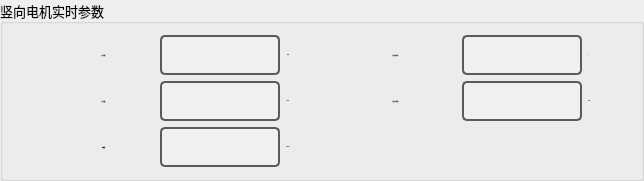
        <widget class="QGroupBox" name="groupBox_8">
         <property name="font">
          <font>
           <family>宋体</family>
           <pointsize>10</pointsize>
          </font>
         </property>
         <property name="title">
          <string>竖向电机实时参数</string>
         </property>
         <layout class="QGridLayout" name="gridLayout_4">
          <item row="1" column="8">
           <spacer name="horizontalSpacer_15">
            <property name="orientation">
             <enum>Qt::Horizontal</enum>
            </property>
            <property name="sizeHint" stdset="0">
             <size>
              <width>40</width>
              <height>20</height>
             </size>
            </property>
           </spacer>
          </item>
          <item row="1" column="2">
           <widget class="QLineEdit" name="RealSpeed_Box">
            <property name="minimumSize">
             <size>
              <width>120</width>
              <height>40</height>
             </size>
            </property>
            <property name="maximumSize">
             <size>
              <width>120</width>
              <height>40</height>
             </size>
            </property>
            <property name="font">
             <font>
              <family>Arial</family>
              <pointsize>-1</pointsize>
              <bold>true</bold>
             </font>
            </property>
            <property name="styleSheet">
             <string notr="true">QLineEdit {
    border: 2px solid #5A5A5A; /* 边框颜色 */
    border-radius: 5px; /* 边框圆角 */
    background-color: #F0F0F0; /* 背景色 */
    color: #000; /* 字体颜色 */
    padding: 5px; /* 内边距 */
}

QLineEdit:focus {
    border-color: #3D7848; /* 聚焦时边框颜色 */
}

QLineEdit:disabled {
    background-color: #ECECEC; /* 禁用状态的背景色 */
    color: #A0A0A0; /* 禁用状态的字体颜色 */
}
</string>
            </property>
            <property name="alignment">
             <set>Qt::AlignCenter</set>
            </property>
            <property name="readOnly">
             <bool>true</bool>
            </property>
           </widget>
          </item>
          <item row="0" column="3">
           <widget class="QLabel" name="label_4">
            <property name="font">
             <font>
              <family>Arial</family>
              <pointsize>-1</pointsize>
              <bold>true</bold>
             </font>
            </property>
            <property name="text">
             <string>mm</string>
            </property>
            <property name="alignment">
             <set>Qt::AlignCenter</set>
            </property>
           </widget>
          </item>
          <item row="2" column="3">
           <widget class="QLabel" name="label_22">
            <property name="font">
             <font>
              <family>Arial</family>
              <pointsize>-1</pointsize>
              <bold>true</bold>
             </font>
            </property>
            <property name="text">
             <string>mm/s2</string>
            </property>
            <property name="alignment">
             <set>Qt::AlignCenter</set>
            </property>
           </widget>
          </item>
          <item row="2" column="2">
           <widget class="QLineEdit" name="lineEdit">
            <property name="minimumSize">
             <size>
              <width>120</width>
              <height>40</height>
             </size>
            </property>
            <property name="maximumSize">
             <size>
              <width>120</width>
              <height>40</height>
             </size>
            </property>
            <property name="font">
             <font>
              <family>Arial</family>
              <pointsize>-1</pointsize>
              <bold>true</bold>
             </font>
            </property>
            <property name="styleSheet">
             <string notr="true">QLineEdit {
    border: 2px solid #5A5A5A; /* 边框颜色 */
    border-radius: 5px; /* 边框圆角 */
    background-color: #F0F0F0; /* 背景色 */
    color: #000; /* 字体颜色 */
    padding: 5px; /* 内边距 */
}

QLineEdit:focus {
    border-color: #3D7848; /* 聚焦时边框颜色 */
}

QLineEdit:disabled {
    background-color: #ECECEC; /* 禁用状态的背景色 */
    color: #A0A0A0; /* 禁用状态的字体颜色 */
}
</string>
            </property>
            <property name="alignment">
             <set>Qt::AlignCenter</set>
            </property>
            <property name="readOnly">
             <bool>true</bool>
            </property>
           </widget>
          </item>
          <item row="2" column="1">
           <widget class="QLabel" name="label_21">
            <property name="font">
             <font>
              <family>Arial</family>
              <pointsize>-1</pointsize>
              <bold>true</bold>
             </font>
            </property>
            <property name="text">
             <string>加速度：</string>
            </property>
            <property name="alignment">
             <set>Qt::AlignCenter</set>
            </property>
           </widget>
          </item>
          <item row="1" column="6">
           <widget class="QLineEdit" name="RealTorque_Box">
            <property name="minimumSize">
             <size>
              <width>120</width>
              <height>40</height>
             </size>
            </property>
            <property name="maximumSize">
             <size>
              <width>120</width>
              <height>40</height>
             </size>
            </property>
            <property name="font">
             <font>
              <family>Arial</family>
              <pointsize>-1</pointsize>
              <bold>true</bold>
             </font>
            </property>
            <property name="styleSheet">
             <string notr="true">QLineEdit {
    border: 2px solid #5A5A5A; /* 边框颜色 */
    border-radius: 5px; /* 边框圆角 */
    background-color: #F0F0F0; /* 背景色 */
    color: #000; /* 字体颜色 */
    padding: 5px; /* 内边距 */
}

QLineEdit:focus {
    border-color: #3D7848; /* 聚焦时边框颜色 */
}

QLineEdit:disabled {
    background-color: #ECECEC; /* 禁用状态的背景色 */
    color: #A0A0A0; /* 禁用状态的字体颜色 */
}
</string>
            </property>
            <property name="alignment">
             <set>Qt::AlignCenter</set>
            </property>
            <property name="readOnly">
             <bool>true</bool>
            </property>
           </widget>
          </item>
          <item row="0" column="1">
           <widget class="QLabel" name="RealPosition_label">
            <property name="minimumSize">
             <size>
              <width>100</width>
              <height>40</height>
             </size>
            </property>
            <property name="font">
             <font>
              <family>Arial</family>
              <pointsize>-1</pointsize>
              <bold>true</bold>
             </font>
            </property>
            <property name="text">
             <string>实时位置：</string>
            </property>
            <property name="alignment">
             <set>Qt::AlignCenter</set>
            </property>
           </widget>
          </item>
          <item row="1" column="1">
           <widget class="QLabel" name="RealSpeed_label">
            <property name="minimumSize">
             <size>
              <width>80</width>
              <height>40</height>
             </size>
            </property>
            <property name="font">
             <font>
              <family>Arial</family>
              <pointsize>-1</pointsize>
              <bold>true</bold>
             </font>
            </property>
            <property name="text">
             <string>实时速度：</string>
            </property>
            <property name="alignment">
             <set>Qt::AlignCenter</set>
            </property>
           </widget>
          </item>
          <item row="0" column="7">
           <widget class="QLabel" name="label_6">
            <property name="font">
             <font>
              <family>Arial</family>
              <pointsize>-1</pointsize>
              <bold>true</bold>
             </font>
            </property>
            <property name="text">
             <string>A</string>
            </property>
            <property name="alignment">
             <set>Qt::AlignCenter</set>
            </property>
           </widget>
          </item>
          <item row="1" column="0">
           <spacer name="horizontalSpacer_14">
            <property name="orientation">
             <enum>Qt::Horizontal</enum>
            </property>
            <property name="sizeHint" stdset="0">
             <size>
              <width>40</width>
              <height>20</height>
             </size>
            </property>
           </spacer>
          </item>
          <item row="2" column="5" colspan="3">
           <spacer name="horizontalSpacer_24">
            <property name="orientation">
             <enum>Qt::Horizontal</enum>
            </property>
            <property name="sizeHint" stdset="0">
             <size>
              <width>40</width>
              <height>20</height>
             </size>
            </property>
           </spacer>
          </item>
          <item row="1" column="7">
           <widget class="QLabel" name="label_7">
            <property name="font">
             <font>
              <family>Arial</family>
              <pointsize>-1</pointsize>
              <bold>true</bold>
             </font>
            </property>
            <property name="text">
             <string>N·m</string>
            </property>
            <property name="alignment">
             <set>Qt::AlignCenter</set>
            </property>
           </widget>
          </item>
          <item row="0" column="5">
           <widget class="QLabel" name="Current_label">
            <property name="minimumSize">
             <size>
              <width>120</width>
              <height>40</height>
             </size>
            </property>
            <property name="font">
             <font>
              <family>Arial</family>
              <pointsize>-1</pointsize>
              <bold>true</bold>
             </font>
            </property>
            <property name="text">
             <string>竖向电机电流：</string>
            </property>
            <property name="alignment">
             <set>Qt::AlignCenter</set>
            </property>
           </widget>
          </item>
          <item row="1" column="4">
           <spacer name="horizontalSpacer_16">
            <property name="orientation">
             <enum>Qt::Horizontal</enum>
            </property>
            <property name="sizeHint" stdset="0">
             <size>
              <width>40</width>
              <height>20</height>
             </size>
            </property>
           </spacer>
          </item>
          <item row="0" column="6">
           <widget class="QLineEdit" name="Current_Box">
            <property name="minimumSize">
             <size>
              <width>120</width>
              <height>40</height>
             </size>
            </property>
            <property name="maximumSize">
             <size>
              <width>120</width>
              <height>40</height>
             </size>
            </property>
            <property name="font">
             <font>
              <family>Arial</family>
              <pointsize>-1</pointsize>
              <bold>true</bold>
             </font>
            </property>
            <property name="styleSheet">
             <string notr="true">QLineEdit {
    border: 2px solid #5A5A5A; /* 边框颜色 */
    border-radius: 5px; /* 边框圆角 */
    background-color: #F0F0F0; /* 背景色 */
    color: #000; /* 字体颜色 */
    padding: 5px; /* 内边距 */
}

QLineEdit:focus {
    border-color: #3D7848; /* 聚焦时边框颜色 */
}

QLineEdit:disabled {
    background-color: #ECECEC; /* 禁用状态的背景色 */
    color: #A0A0A0; /* 禁用状态的字体颜色 */
}
</string>
            </property>
            <property name="alignment">
             <set>Qt::AlignCenter</set>
            </property>
            <property name="readOnly">
             <bool>true</bool>
            </property>
           </widget>
          </item>
          <item row="1" column="3">
           <widget class="QLabel" name="label_5">
            <property name="font">
             <font>
              <family>Arial</family>
              <pointsize>-1</pointsize>
              <bold>true</bold>
             </font>
            </property>
            <property name="text">
             <string>mm/s</string>
            </property>
            <property name="alignment">
             <set>Qt::AlignCenter</set>
            </property>
           </widget>
          </item>
          <item row="1" column="5">
           <widget class="QLabel" name="RealTorque_label">
            <property name="minimumSize">
             <size>
              <width>100</width>
              <height>40</height>
             </size>
            </property>
            <property name="font">
             <font>
              <family>Arial</family>
              <pointsize>-1</pointsize>
              <bold>true</bold>
             </font>
            </property>
            <property name="text">
             <string>竖向实时扭矩：</string>
            </property>
            <property name="alignment">
             <set>Qt::AlignCenter</set>
            </property>
           </widget>
          </item>
          <item row="0" column="2">
           <widget class="QLineEdit" name="RealPosition_Box">
            <property name="minimumSize">
             <size>
              <width>120</width>
              <height>40</height>
             </size>
            </property>
            <property name="maximumSize">
             <size>
              <width>120</width>
              <height>40</height>
             </size>
            </property>
            <property name="font">
             <font>
              <family>Arial</family>
              <pointsize>-1</pointsize>
              <bold>true</bold>
             </font>
            </property>
            <property name="styleSheet">
             <string notr="true">QLineEdit {
    border: 2px solid #5A5A5A; /* 边框颜色 */
    border-radius: 5px; /* 边框圆角 */
    background-color: #F0F0F0; /* 背景色 */
    color: #000; /* 字体颜色 */
    padding: 5px; /* 内边距 */
}

QLineEdit:focus {
    border-color: #3D7848; /* 聚焦时边框颜色 */
}

QLineEdit:disabled {
    background-color: #ECECEC; /* 禁用状态的背景色 */
    color: #A0A0A0; /* 禁用状态的字体颜色 */
}
</string>
            </property>
            <property name="alignment">
             <set>Qt::AlignCenter</set>
            </property>
            <property name="readOnly">
             <bool>true</bool>
            </property>
           </widget>
          </item>
         </layout>
        </widget>
